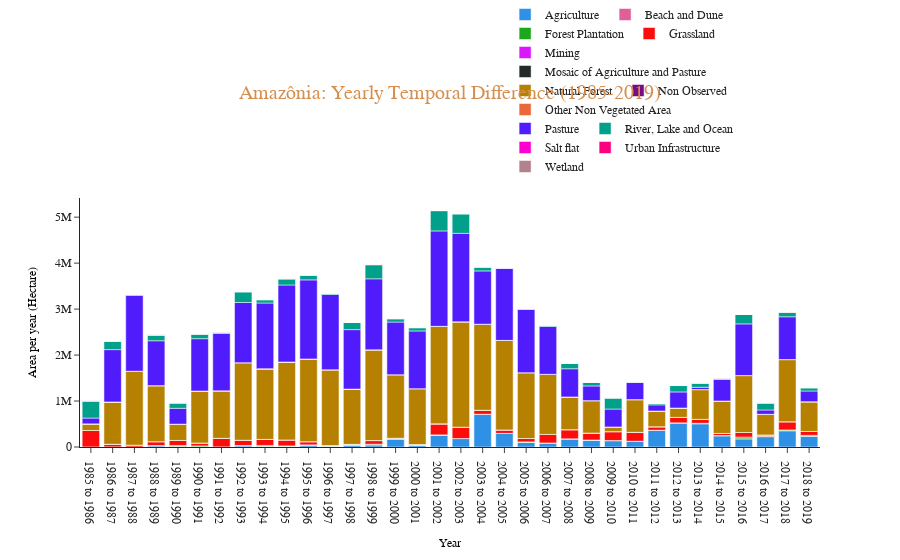
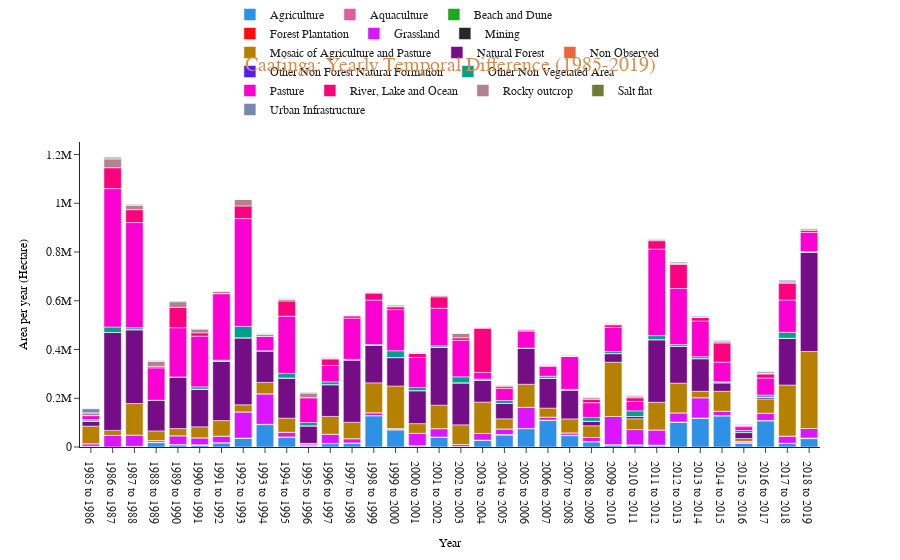
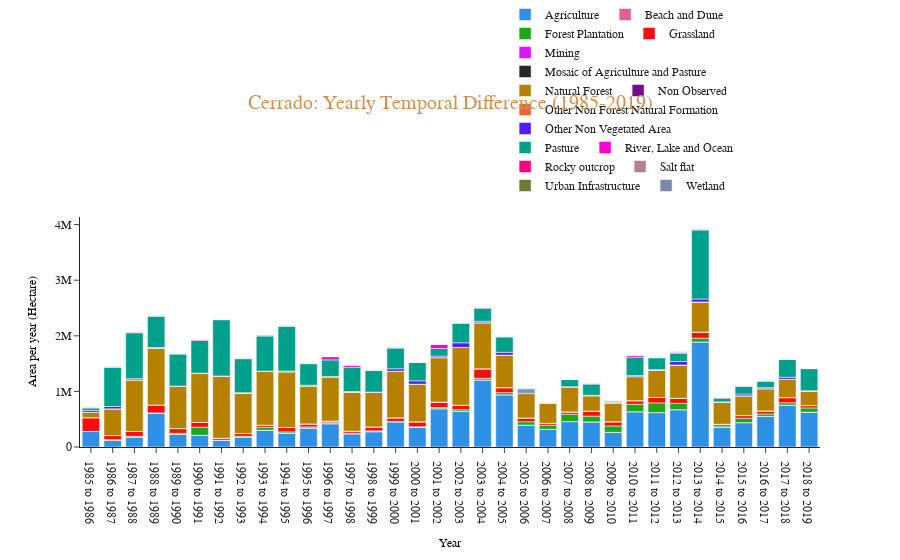
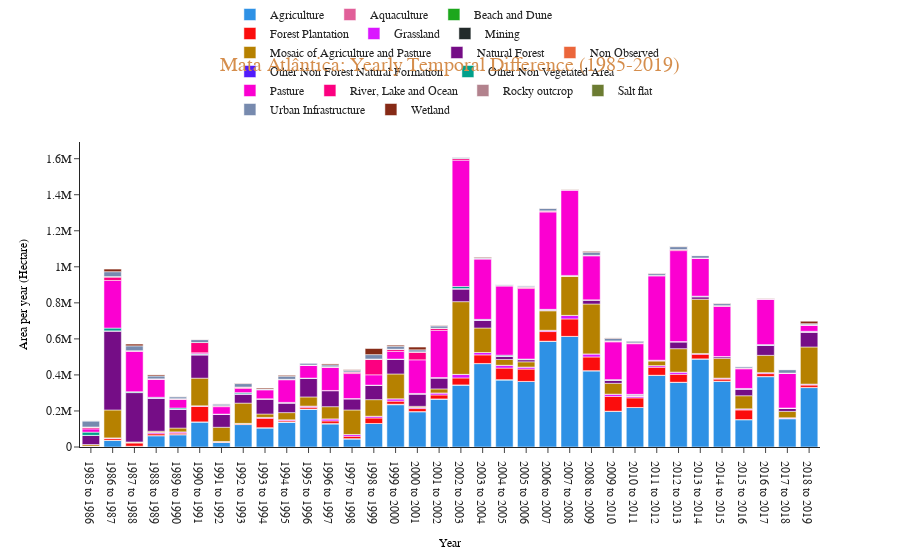

The code cell stored with these charts, in order, in its notebook:
### Code cell
def yearly_plot(filename):
    long_df = pd.read_csv(filename)
    biome_name = filename.split('_')[0]
    title = biome_name + ": Yearly Temporal Difference (1985-2019)"
#     colors = ['#769BA9', '#94C197', '#D7D779', '#8FC0D0']
    fig = px.bar(long_df, x="Year",  y="Quantity", color="Category",
             color_discrete_sequence=px.colors.qualitative.Dark24,
             template="simple_white",  hover_name="Year",
            title = title)

    layout = fig.update_layout(
        font=dict(family="Trebuchet MS", size=12),
        hovermode=False,
        yaxis=dict(title='Area per year (Hectare)',
                   title_font=dict(size=12, family='Trebuchet MS', color='black')),
        xaxis=dict(title='Year', dtick=1,
                   title_font=dict(size=12, family='Trebuchet MS', color='black')),
        legend=dict(orientation="h", yanchor="bottom", y=1.02, xanchor="right",
                    x=0.65, title='',
                    font=dict(family="Trebuchet MS", size=12)),
        title =  dict(font =dict(family='"Trebuchet MS',
                                 size = 20,
                                   color = '#D58E4D')),
        title_x=0.5

        )
    fig.show()

    
    
# os.chdir(r'../Data/BIOME_CONTINGENCY/CATEGORY')

filenames = [f for f in listdir(os.getcwd()) if isfile(join(os.getcwd(), f))]   
for filename in filenames:
    if '1year' in filename:
        print (filename)
        yearly_plot(filename)
